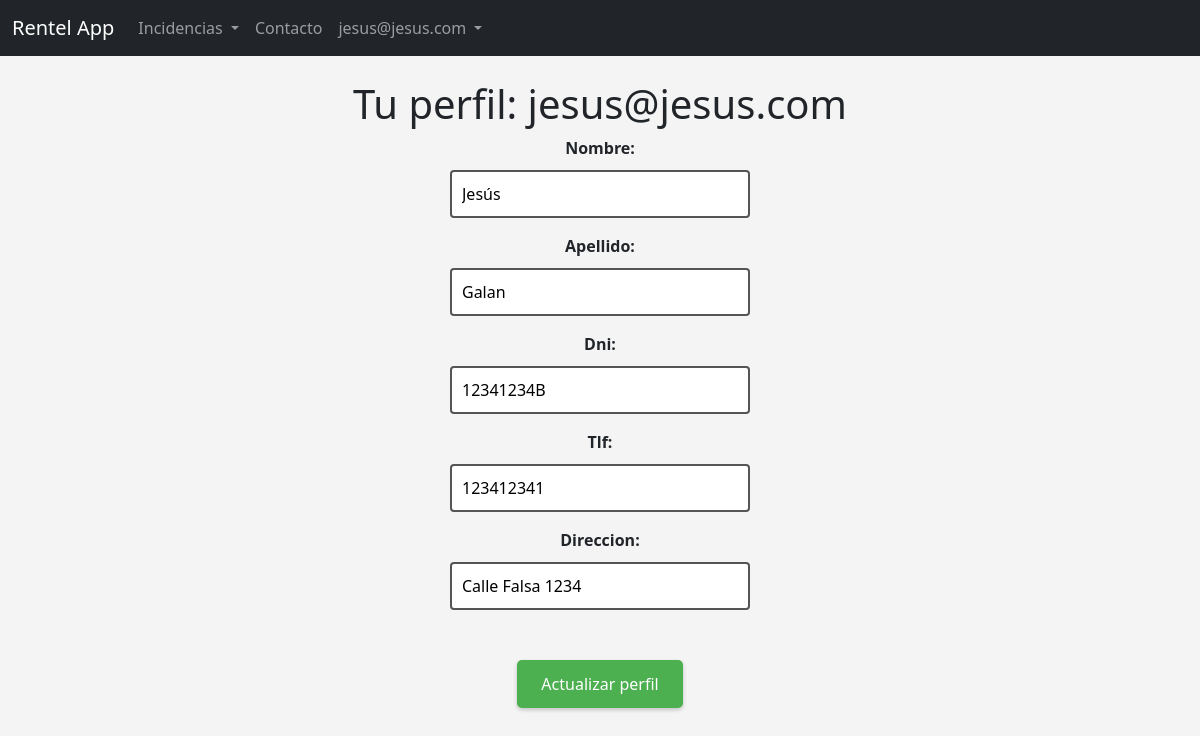
/perfil (signed in), run on the app's committed database.
### app/models.py (models this page shows, shortened)
class Usuario(AbstractBaseUser, PermissionsMixin):
    user = models.OneToOneField('self', on_delete=models.CASCADE, null=True, blank=True, default=None)
    email = models.EmailField(
                    verbose_name='email address',
                    max_length=255,
                    unique=True,
                )
    password = models.CharField(max_length=20, default=None)
    nombre = models.CharField(max_length=20, null=True)
    apellido = models.CharField(max_length=20, null=True)
    dni = models.CharField(max_length=9, null=True)
    ROL_CHOICES = (("CLIENTE", "Cliente"),
                   ("SOPORTE", "Soporte"),
                   ("TECNICO", "Tecnico"),
                   ("ADMIN", "Admin"),)
    rol = models.CharField(max_length=7, choices=ROL_CHOICES)
    tlf = models.CharField(max_length=9, blank=True, null=True)
    direccion = models.CharField(max_length=50, blank=True, null=True)
    is_staff = models.BooleanField(default=False)
    is_superuser = models.BooleanField(default=False)
    USERNAME_FIELD = 'email'
    objects = UsuarioManager()

### app/views.py (the view)
# urls.py: path('perfil', views.perfil, name='perfil'),
def perfil(request):
    usuario = request.user
    if request.method == 'POST':
        form = UsuarioForm(request.POST, instance=usuario)
        if form.is_valid():
            usuario_mod = form.save(commit=False)
            usuario_mod.save()
            messages.success(request, 'Tu perfil ha sido actualizado exitosamente.')
            return redirect('app:index')
    else:
        form = UsuarioForm(instance=usuario)
    return render(request, 'app/perfil.html', {'form': form})

### app/forms.py
class UsuarioForm(forms.ModelForm):
    class Meta:
        model = Usuario
        fields = ['nombre', 'apellido', 'dni', 'tlf', 'direccion']

### app/templates/app/perfil.html (shortened to what this page needs)
{% extends 'app/base.html' %}
{% load static %}
{% block content %}
<link rel="stylesheet" href="{% static 'css/perfil.css' %}">
    {% if user.is_authenticated %}
    <center>
        {% if user %}
            <h1>Tu perfil: {{ user }} </h1>
            <form id="perfil" action="" method="POST">
                {{ form.as_p }}
                <br>
                <button class="btn btn-outline-secondary actualizar-perfil" type="submit">Actualizar perfil</button>
            </form>
        {% else %}
            <h2>Acceso denegado.</h2>
        {% endif %}
    </center>
    {% else %}
        <h1> ¡Vaya! Parece que no has iniciado sesión. </h1>
        <a href="{% url 'login' %}">Inicia sesión aquí</a>
    {% endif %}
{% endblock %}

### app/templates/app/navbar.html (shortened to what this page needs)
<nav class="navbar navbar-expand-lg navbar-dark bg-dark">
    <div class="container-fluid">
      <a class="navbar-brand" href="{% url 'app:home' %}">Rentel App</a>
      <div class="collapse navbar-collapse" id="navbarSupportedContent">
        <ul class="navbar-nav me-auto mb-2 mb-lg-0">
          {% if user.is_authenticated  %}
          <li class="nav-item dropdown">
            <a class="nav-link dropdown-toggle" href="#" id="navbarDropdown" role="button" data-bs-toggle="dropdown" aria-expanded="false">
              Incidencias
            </a>
          </li>
          {% endif %}
          {% if user.is_authenticated  %}
            <li class="nav-item"><a class="nav-link" href="{% url 'app:contacto' %}">Contacto</a></li>
          {% endif %}
          {% if user.is_authenticated  %}
          <li class="nav-item dropdown">
            <a class="nav-link dropdown-toggle" href="#" id="navbarDropdown" role="button" data-bs-toggle="dropdown" aria-expanded="false">
              {{user}}
            </a>
          </li>
          {% endif %}
        </ul>
      </div>
    </div>
</nav>

### app/static/css/perfil.css (style rules this page uses)
input, label { display: flex; flex-direction: column; width: 100%; }
form input { border: 2px solid #555; border-radius: 4px; font-size: 16px; padding: 10px; margin: 10px; width: 300px; }
form button { background-color: #4CAF50; color: white; padding: 10px 20px; text-align: center; text-decoration: none; display: inline-block; font-size: 16px; border-radius: 4px; border: none; margin-top: 20px; }
label { font-weight: bold; }
#perfil { display: block; border-color: 1px solid black; }
.actualizar-perfil { display: inline-block; background-color: #4CAF50; color: white; padding: 12px 24px; margin: 10px; border: none; border-radius: 5px; font-size: 16px; text-align: center; text-decoration: none; cursor: pointer; box-shadow: 0 2px 4px rgba(0, 0, 0, 0.2); transition: all 0.3s ease 0s; }

### app/templates/app/base.html (style rules this page uses)
body { background: #f4f4f4 }

### data on the page
Usuario: email "jesus@jesus.com", nombre "Jesús", apellido "Galan", dni "12341234B", tlf "123412341", direccion "Calle Falsa 1234"
